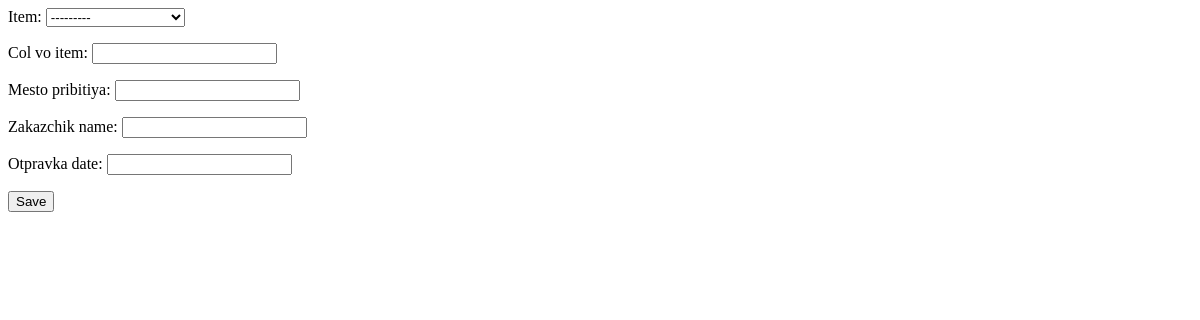
/send/1/, run on an earlier commit of the app's database.
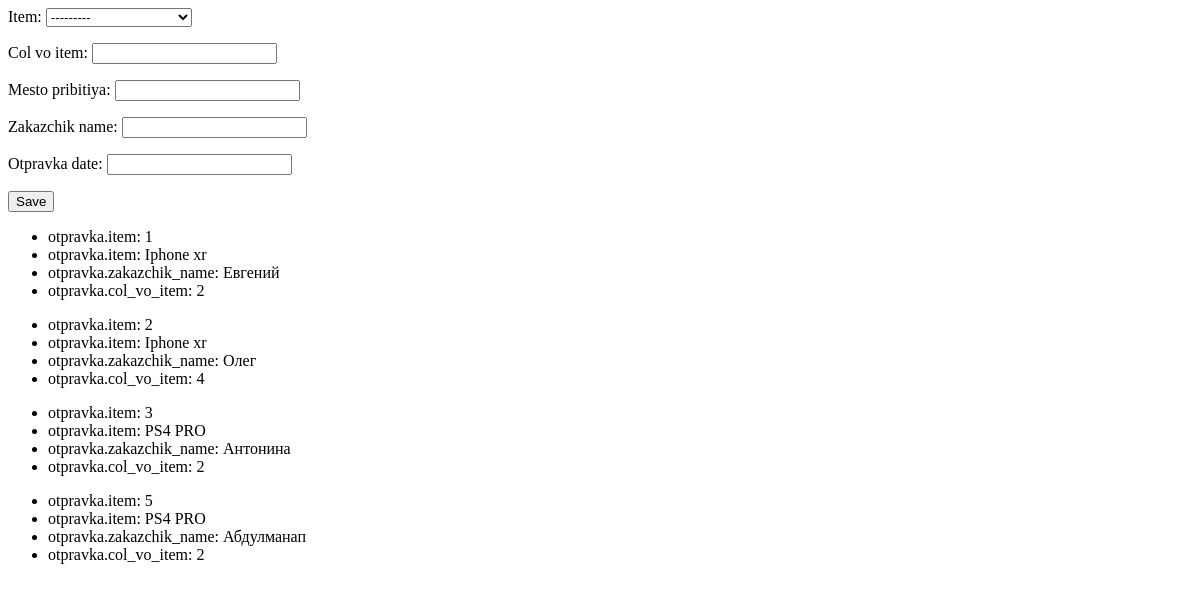
And on a later commit of the database.
### skladik/models.py (models this page shows, shortened)
class otpravka(models.Model):
  item = models.ForeignKey(sklad_item, on_delete = models.CASCADE)
  col_vo_item = models.IntegerField()
  mesto_pribitiya = models.CharField(max_length=200)
  zakazchik_name = models.CharField(max_length=200)
  otpravka_date = models.DateTimeField()

class sklad_item(models.Model):
  item = models.CharField(max_length=200)
  col_vo_sklad = models.IntegerField()
  price = models.FloatField()
  stock = models.IntegerField()
  category = models.ForeignKey(categorya, on_delete = models.CASCADE)
  employee = models.ForeignKey(employee, on_delete = models.CASCADE)
  postavka = models.ForeignKey(postavka, on_delete = models.CASCADE)
  cover = models.FileField(null = True ,blank = True)
  def __str__(self):
  	return self.item

### skladik/views.py (the view, shortened to what this page needs)
# urls.py: path('send/<int:sklad_item_id>/', views.send, name = 'send'),
def send(request, sklad_item_id):
	form = OtpravkaForm()
	otpravka_front = otpravka.objects.all()
	skl = sklad_item.objects.get(pk = sklad_item_id)
	return render(request,'accounts/send.html',{'form': form,'sklad_item': skl, 'otpravka': otpravka_front})

### skladik/forms.py
class OtpravkaForm(forms.ModelForm):
    class Meta:
        model = otpravka
        fields = ('item','col_vo_item', 'mesto_pribitiya', 'zakazchik_name','otpravka_date')

### skladik/templates/accounts/send.html (shortened to what this page needs)
<html>
	<head>
	</head>
	<body>
		{% block body %}
			  <form method="POST" class="form">
			  	{{ form.as_p }}
			  	<button type="submit" class="save btn btn-default">Save</button>
			</form>
			{% for otpravka in otpravka %}
			<ul>
				<li>otpravka.item: {{ otpravka.id }}</li>
				<li>otpravka.item: {{ otpravka.item }}</li>
				<li>otpravka.zakazchik_name: {{ otpravka.zakazchik_name }}</li>
				<li>otpravka.col_vo_item:  {{ otpravka.col_vo_item }}</li>
			</ul>
			{% endfor %}
		{% endblock %}
	</body>
</html>

What changed in the data, as far as the page shows it:
added otpravka: id "1", item "Iphone xr", zakazchik_name "Евгений", col_vo_item "2"
added otpravka: id "2", item "Iphone xr", zakazchik_name "Олег", col_vo_item "4"
added otpravka: id "3", item "PS4 PRO", zakazchik_name "Антонина", col_vo_item "2"
added otpravka: id "5", item "PS4 PRO", zakazchik_name "Абдулманап", col_vo_item "2"
